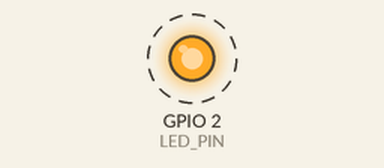
Simulated run of this sketch. Board: ESP32. On the bench: output pins drawn as LEDs (lit = HIGH). Dashed ring = blinking. What the sketch prints to the serial monitor is not drawn.

Above: at 0.2 s.
Timing chart, 0 to 3.0 s (numbered marks = the images above):
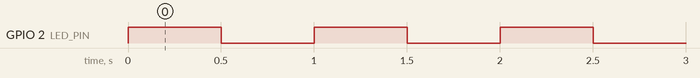

Measured:
- by itself, GPIO 2 (LED_PIN): alternates HIGH for 0.50 s and LOW for 0.50 s

The sketch:

00_LED_Blink_Test.ino
```cpp
// ============================================
// GestureTech Workshop - LED Blink Test
// Blinks the built-in blue LED on ESP32 (GPIO 2)
// Confirms: USB connection, board, upload working
// ============================================

#define LED_PIN 2  // Built-in blue LED on most ESP32 boards

void setup() {
  Serial.begin(115200);
  pinMode(LED_PIN, OUTPUT);
  Serial.println("=== LED Blink Test Started ===");
  Serial.println("Blue LED should be blinking!");
}

void loop() {
  digitalWrite(LED_PIN, HIGH);
  Serial.println("LED ON");
  delay(500);

  digitalWrite(LED_PIN, LOW);
  Serial.println("LED OFF");
  delay(500);
}
```
